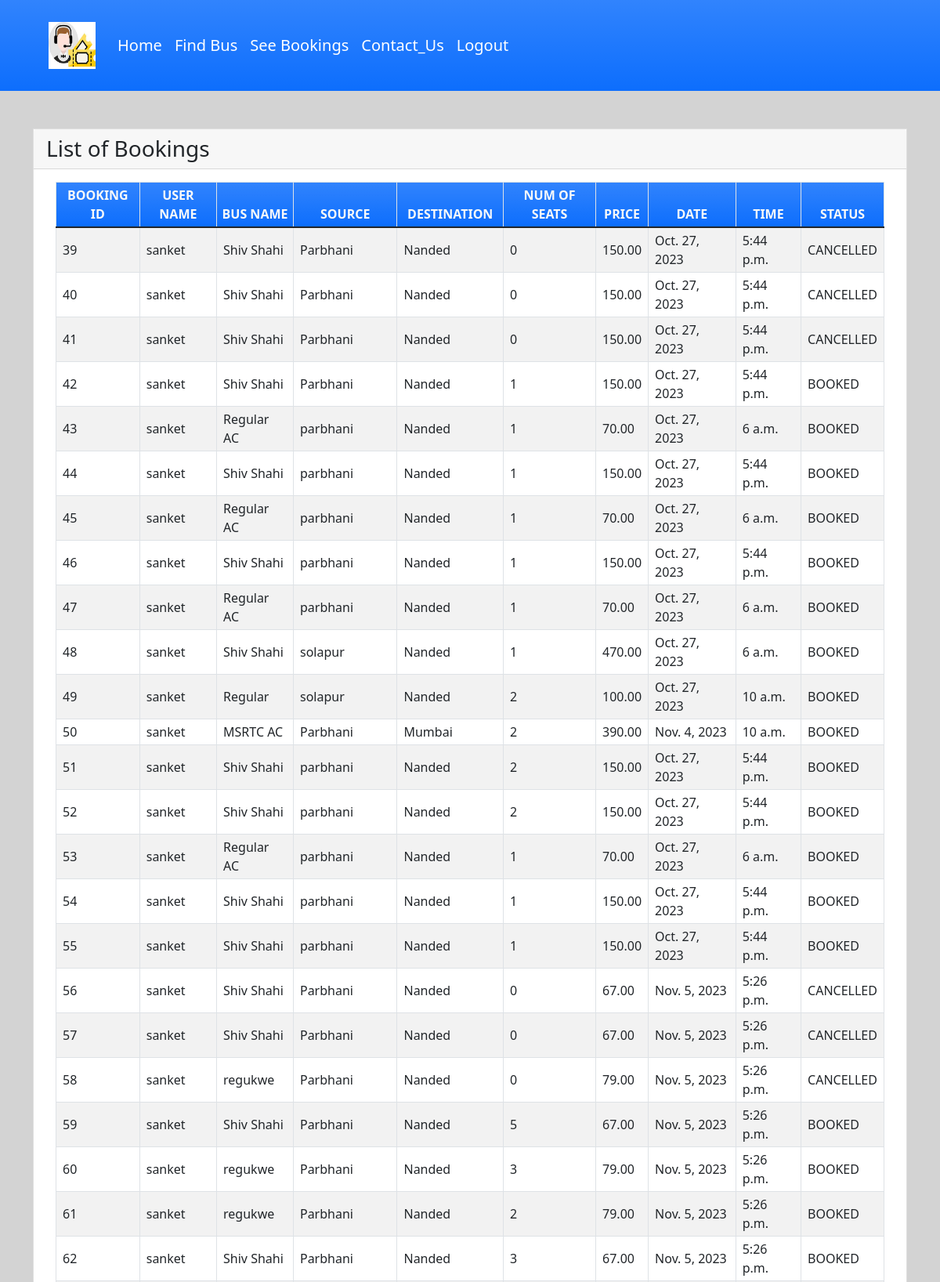
The app's page /seebookings (signed in, upper part) with its own data.
### myapp/models.py (models this page shows, shortened)
class Book(models.Model):
    BOOKED = 'B'
    CANCELLED = 'C'
    TICKET_STATUSES = ((BOOKED, 'Booked'),
                       (CANCELLED, 'Cancelled'),)
    email = models.EmailField()
    name = models.CharField(max_length=30)
    userid =models.DecimalField(decimal_places=0, max_digits=2)
    busid=models.DecimalField(decimal_places=0, max_digits=2)
    bus_name = models.CharField(max_length=30)
    source = models.CharField(max_length=30)
    dest = models.CharField(max_length=30)
    nos = models.DecimalField(decimal_places=0, max_digits=2)
    price = models.DecimalField(decimal_places=2, max_digits=6)
    date = models.DateField()
    time = models.TimeField()
    status = models.CharField(choices=TICKET_STATUSES, default=BOOKED, max_length=2)
    class Meta:
        verbose_name_plural = "List of Books"

### myapp/views.py (the view)
# urls.py: path('seebookings', views.seebookings, name="seebookings"),
@login_required(login_url='newfirst')
def seebookings(request):
    context = {}
    id_r = request.user.id
    book_list = Book.objects.filter(userid=id_r)
    if book_list:
        return render(request, 'myapp/booklist.html', {'book_list': book_list})
    else:
        context["error"] = "Sorry, no buses booked"
        return render(request, 'myapp/findbus.html', context)

### myapp/templates/myapp/booklist.html (shortened to what this page needs)
{% extends 'myapp/base.html' %} {% block content %}
<div class="container my-5">
    <div class="card rounded-0">
        <div class="card-header">
            <div class="card-title h3 mb-0">List of Bookings</div>
        </div>
        <div class="card-body">
            <div class="container-fluid">
                <table class="table table-bordered table-striped">
                    <thead>
                        <tr class="bg-gradient bg-primary text-light">
                            <th class="p-1 text-center">BOOKING ID</th>
                            <th class="p-1 text-center">USER NAME</th>
                            <th class="p-1 text-center">BUS NAME</th>
                            <th class="p-1 text-center">SOURCE</th>
                            <th class="p-1 text-center">DESTINATION</th>
                            <th class="p-1 text-center">NUM OF SEATS</th>
                            <th class="p-1 text-center">PRICE</th>
                            <th class="p-1 text-center">DATE</th>
                            <th class="p-1 text-center">TIME</th>
                            <th class="p-1 text-center">STATUS</th>
                        </tr>
                    </thead>
                    {% for row in book_list %}
                    <tr>
                        <td class="px-2 py-1 align-middle">{{row.id}}</td>
                        <td class="px-2 py-1 align-middle">{{row.name}}</td>
                        <td class="px-2 py-1 align-middle">{{row.bus_name}}</td>
                        <td class="px-2 py-1 align-middle">{{row.source}}</td>
                        <td class="px-2 py-1 align-middle">{{row.dest}}</td>
                        <td class="px-2 py-1 align-middle">{{row.nos}}</td>
                        <td class="px-2 py-1 align-middle">{{row.price}}</td>
                        <td class="px-2 py-1 align-middle">{{row.date}}</td>
                        <td class="px-2 py-1 align-middle">{{row.time}}</td>
                        <td class="px-2 py-1 align-middle">{{row.status}}</td>
                    </tr>
                    {% endfor %}
                </table>
            </div>
        </div>
    </div>
</div>
{% endblock %}

### myapp/templates/myapp/booklist.html (style rules this page uses)
body { background-color: #d3d3d3; }

### records on screen
Book: id "39", name "sanket", bus_name "Shiv Shahi", source "Parbhani", dest "Nanded", nos "0", price "150.00", date "Oct. 27, 2023", time "5:44 p.m.", status "CANCELLED"
Book: id "40", name "sanket", bus_name "Shiv Shahi", source "Parbhani", dest "Nanded", nos "0", price "150.00", date "Oct. 27, 2023", time "5:44 p.m.", status "CANCELLED"
Book: id "41", name "sanket", bus_name "Shiv Shahi", source "Parbhani", dest "Nanded", nos "0", price "150.00", date "Oct. 27, 2023", time "5:44 p.m.", status "CANCELLED"
Book: id "42", name "sanket", bus_name "Shiv Shahi", source "Parbhani", dest "Nanded", nos "1", price "150.00", date "Oct. 27, 2023", time "5:44 p.m.", status "BOOKED"
Book: id "43", name "sanket", bus_name "Regular AC", source "parbhani", dest "Nanded", nos "1", price "70.00", date "Oct. 27, 2023", time "6 a.m.", status "BOOKED"
Book: id "44", name "sanket", bus_name "Shiv Shahi", source "parbhani", dest "Nanded", nos "1", price "150.00", date "Oct. 27, 2023", time "5:44 p.m.", status "BOOKED"
Book: id "45", name "sanket", bus_name "Regular AC", source "parbhani", dest "Nanded", nos "1", price "70.00", date "Oct. 27, 2023", time "6 a.m.", status "BOOKED"
Book: id "46", name "sanket", bus_name "Shiv Shahi", source "parbhani", dest "Nanded", nos "1", price "150.00", date "Oct. 27, 2023", time "5:44 p.m.", status "BOOKED"
Book: id "47", name "sanket", bus_name "Regular AC", source "parbhani", dest "Nanded", nos "1", price "70.00", date "Oct. 27, 2023", time "6 a.m.", status "BOOKED"
Book: id "48", name "sanket", bus_name "Shiv Shahi", source "solapur", dest "Nanded", nos "1", price "470.00", date "Oct. 27, 2023", time "6 a.m.", status "BOOKED"
Book: id "49", name "sanket", bus_name "Regular", source "solapur", dest "Nanded", nos "2", price "100.00", date "Oct. 27, 2023", time "10 a.m.", status "BOOKED"
Book: id "50", name "sanket", bus_name "MSRTC AC", source "Parbhani", dest "Mumbai", nos "2", price "390.00", date "Nov. 4, 2023", time "10 a.m.", status "BOOKED"
Book: id "51", name "sanket", bus_name "Shiv Shahi", source "parbhani", dest "Nanded", nos "2", price "150.00", date "Oct. 27, 2023", time "5:44 p.m.", status "BOOKED"
Book: id "52", name "sanket", bus_name "Shiv Shahi", source "parbhani", dest "Nanded", nos "2", price "150.00", date "Oct. 27, 2023", time "5:44 p.m.", status "BOOKED"
Book: id "53", name "sanket", bus_name "Regular AC", source "parbhani", dest "Nanded", nos "1", price "70.00", date "Oct. 27, 2023", time "6 a.m.", status "BOOKED"
Book: id "54", name "sanket", bus_name "Shiv Shahi", source "parbhani", dest "Nanded", nos "1", price "150.00", date "Oct. 27, 2023", time "5:44 p.m.", status "BOOKED"
Book: id "55", name "sanket", bus_name "Shiv Shahi", source "parbhani", dest "Nanded", nos "1", price "150.00", date "Oct. 27, 2023", time "5:44 p.m.", status "BOOKED"
Book: id "56", name "sanket", bus_name "Shiv Shahi", source "Parbhani", dest "Nanded", nos "0", price "67.00", date "Nov. 5, 2023", time "5:26 p.m.", status "CANCELLED"
Book: id "57", name "sanket", bus_name "Shiv Shahi", source "Parbhani", dest "Nanded", nos "0", price "67.00", date "Nov. 5, 2023", time "5:26 p.m.", status "CANCELLED"
Book: id "58", name "sanket", bus_name "regukwe", source "Parbhani", dest "Nanded", nos "0", price "79.00", date "Nov. 5, 2023", time "5:26 p.m.", status "CANCELLED"
Book: id "59", name "sanket", bus_name "Shiv Shahi", source "Parbhani", dest "Nanded", nos "5", price "67.00", date "Nov. 5, 2023", time "5:26 p.m.", status "BOOKED"
Book: id "60", name "sanket", bus_name "regukwe", source "Parbhani", dest "Nanded", nos "3", price "79.00", date "Nov. 5, 2023", time "5:26 p.m.", status "BOOKED"
Book: id "61", name "sanket", bus_name "regukwe", source "Parbhani", dest "Nanded", nos "2", price "79.00", date "Nov. 5, 2023", time "5:26 p.m.", status "BOOKED"
Book: id "62", name "sanket", bus_name "Shiv Shahi", source "Parbhani", dest "Nanded", nos "3", price "67.00", date "Nov. 5, 2023", time "5:26 p.m.", status "BOOKED"
